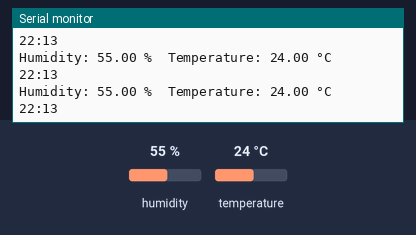
Bench run of a sketch on a simulated Arduino Uno, built with avr-gcc and run on an emulated ATmega328P. Shown: the last lines printed to the serial monitor. Wiring (inferred from the names in the program): DHT22 sensor: data pin 4. Inputs (shaded band) come from the test bench; at power-on: humidity 55 %, temperature 24 °C. The local clock reads 2024-03-15 10:24:30 at power-on unless the sketch sets it.

Above: at 4.8 s.
4.9 s: humidity set to 22 %
At 7.5 s:
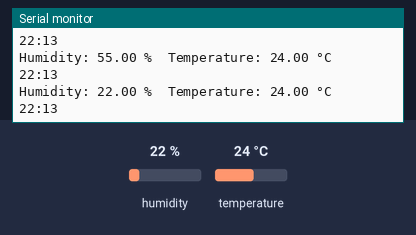
7.9 s: temperature set to 12 °C
At 9.4 s:
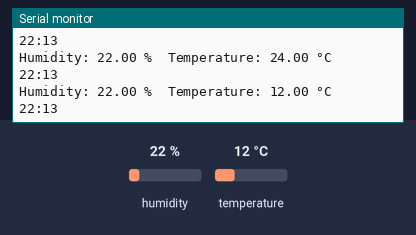
10.9 s: humidity set to 40 %
At 13.1 s:
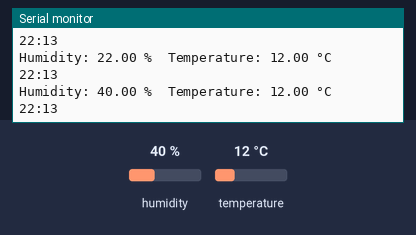
Timing chart, 0 to 14.6 s (numbered marks = the images above; inputs shaded):
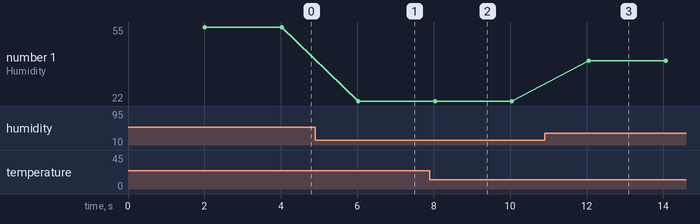

Measured:
- after the input at 4.9 s, the serial monitor: prints a new line after 1.1 s (image 1)
- after the input at 7.9 s, the serial monitor: prints a new line after 0.14 s (image 2)
- after the input at 10.9 s, the serial monitor: prints a new line after 1.2 s (image 3)
- plotted number 1: 22 → 40 after the input at 10.9 s

The sketch:

NodeMcu.ino
```cpp
#include "DHT.h"
#include <Wire.h> //I2C library
#include <RtcDS3231.h> //RTC library
#define DHTPIN 4 //ACA EL PIN NO VA EL PIN (EJM  2 DEL D2), VA EL GPIO REAL DEL PUERTO DIGITAL.
#define DHTTYPE DHT21
DHT dht(DHTPIN, DHTTYPE);


RtcDS3231<TwoWire> rtcObject(Wire);


void setup() {
     Serial.begin(115200);
     rtcObject.Begin();
     RtcDateTime currentTime = RtcDateTime(__DATE__, __TIME__);
     rtcObject.SetDateTime(currentTime);

     dht.begin();

}

void loop() {

 RtcDateTime currentTime = rtcObject.GetDateTime();

  int hora = currentTime.Hour();
  int minutos = currentTime.Minute();

  Serial.print(hora);
  Serial.print(":");
  Serial.println(minutos);

  delay(2000);
  float h = dht.readHumidity();
  float t = dht.readTemperature();
  Serial.print("Humidity: ");
  Serial.print(h);
  Serial.print(" %\t");
  Serial.print("Temperature: ");
  Serial.print(t);
  Serial.println(" °C ");


}
```
